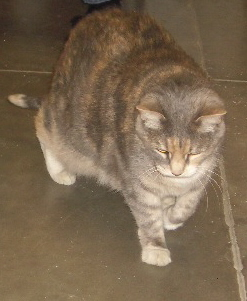
#> input picture data/raw/PetImages/Cat/10019.jpg, 247 x 301 px; its folder holds only this picture in this run
$ python preprocessing.py
#> lines starting #> are read from the running program, lines starting #| are printed output that depends on the picture
from pathlib import Path
from PIL import Image

RAW_DIR = Path("data/raw/PetImages")
PROCESSED_DIR = Path("data/processed")
IMG_SIZE = (224, 224)

for label in ["Cat", "Dog"]:
    input_dir = RAW_DIR / label
    output_dir = PROCESSED_DIR / label.lower()
    output_dir.mkdir(parents=True, exist_ok=True)

    if any(input_dir.iterdir()):
        for img_path in input_dir.iterdir():
            try:
                img = Image.open(img_path).convert("RGB")
#> img is the input picture: PIL image 247x301 RGB; mean R, G, B 122.8, 103.4, 80.2
                img = img.resize(IMG_SIZE)
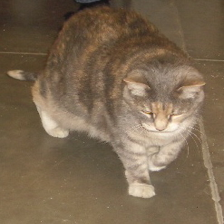
#> img: PIL image 224x224 RGB; mean R, G, B 122.8, 103.4, 80.2
                img.save(output_dir / img_path.name)
            except Exception as e:
                print(f"Could not process {img_path}: {e}")
    else:
        print(f"Warning: {input_dir} is empty")
#> pass 2 of the loop `for label in ["Cat", "Dog"]:`:
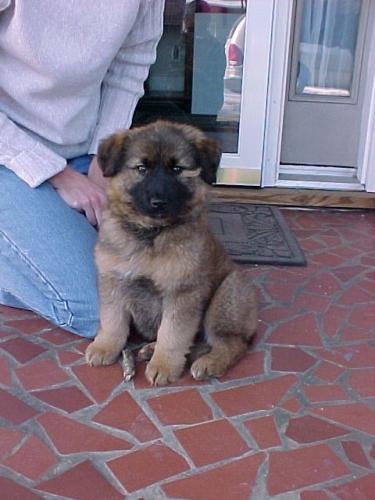
#> input picture data/raw/PetImages/Dog/10150.jpg, 375 x 500 px
#> img is the input picture: PIL image 375x500 RGB; mean R, G, B 127.3, 116.4, 132.3
#> `img = img.resize(IMG_SIZE)`:
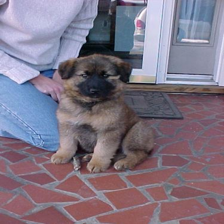
#> img: PIL image 224x224 RGB; mean R, G, B 127.3, 116.4, 132.3


print("Preprocessing completed")
